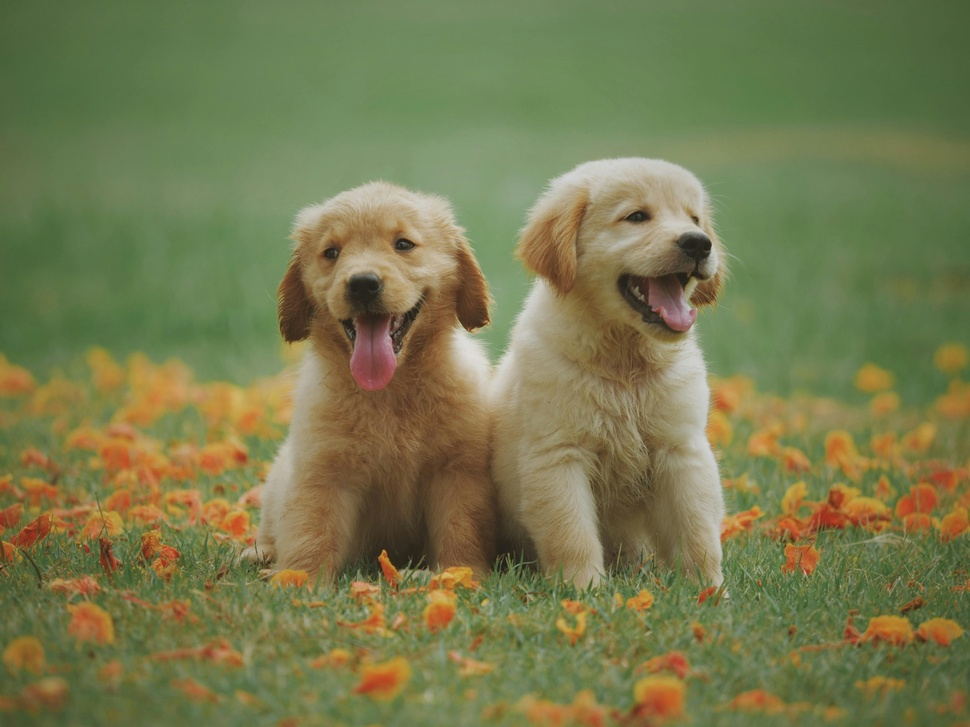
#> input picture pexels-chevanon-1108099.jpg, 970 x 727 px, shrunk from 2048 x 1536 before the run, found by its file name
$ jupyter execute --allow-errors Lab10_IP.ipynb
#> lines starting #> are read from the running program, lines starting #| are printed output that depends on the picture; after the words box and inside, x2 and y2 are one past the last pixel; in counts of white or black regions, pixels touching at a corner belong together
# Lab 10 – Adaptive Median Filter and Otsu Thresholding

Add salt-and-pepper noise to the grayscale image. Compare standard and adaptive median filters using PSNR. Then segment the image using Otsu's global threshold.

[cell 1]
import cv2
import numpy as np
import matplotlib.pyplot as plt

image_path = '/content/pexels-chevanon-1108099.jpg'
image = cv2.imread(image_path, cv2.IMREAD_GRAYSCALE)
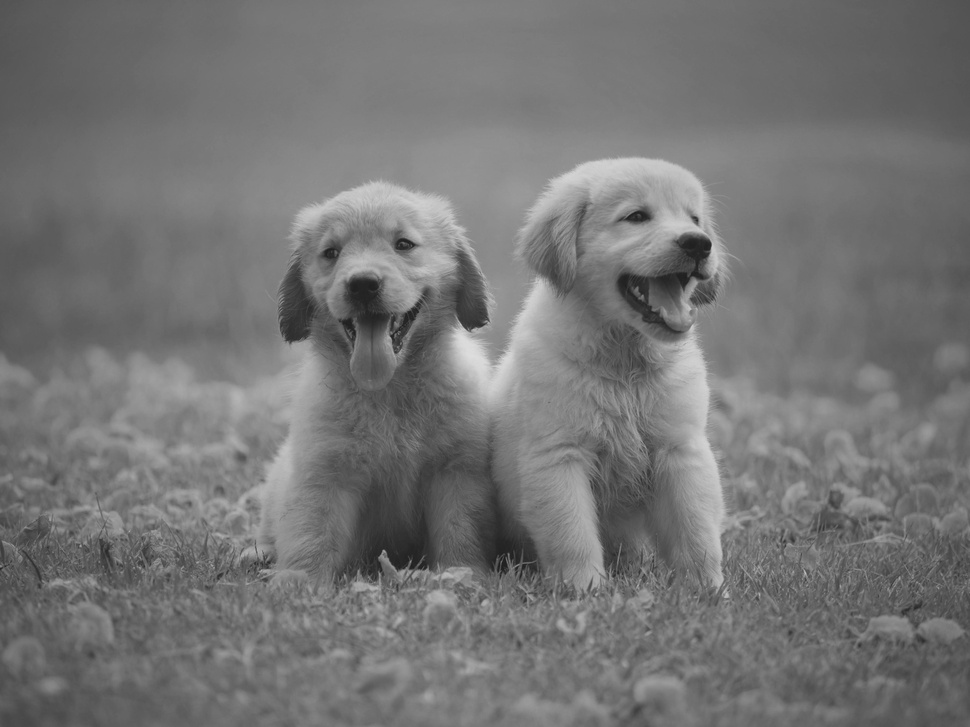
#> image: shape (727, 970); min 26, max 222, mean 116.2

if image is None:
    raise FileNotFoundError('Image not found. Check the image path.')

plt.imshow(image, cmap='gray')
plt.title('Original Grayscale Image')
plt.axis('off')
plt.show()

## 1. Add Salt-and-Pepper Noise

[cell 2]
probability = 0.2
random_values = np.random.rand(*image.shape)
noisy_image = image.copy()
noisy_image[random_values < probability / 2] = 0
noisy_image[(random_values >= probability / 2) & (random_values < probability)] = 255
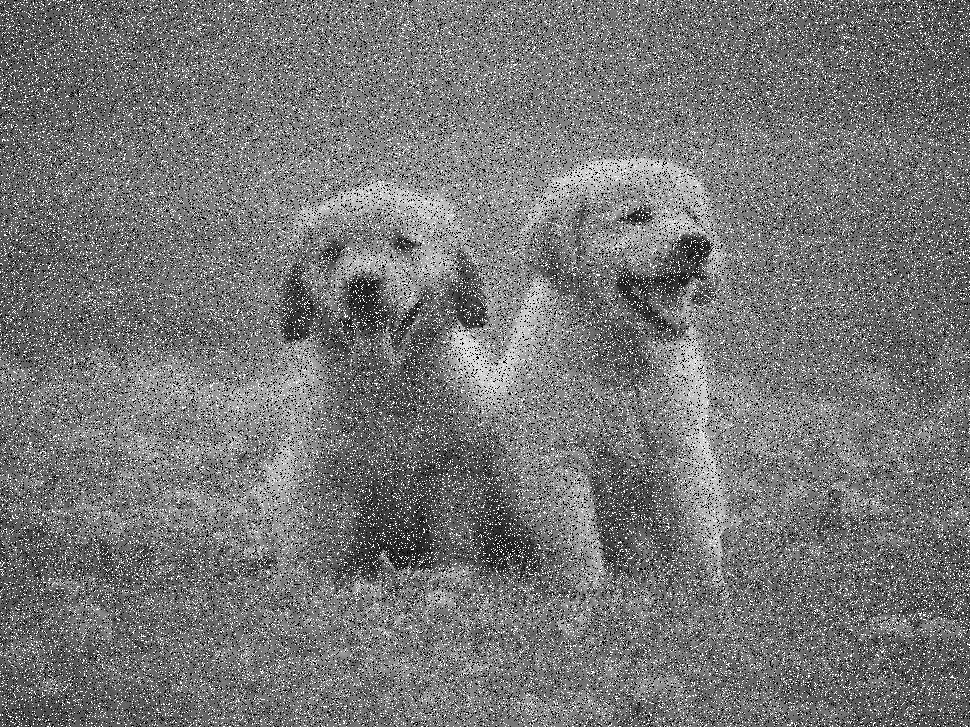
#> noisy_image: shape (727, 970); min 0, max 255, mean 118.4

plt.imshow(noisy_image, cmap='gray')
plt.title('Image with Salt-and-Pepper Noise')
plt.axis('off')
plt.show()

## 2. Standard Median and Adaptive Median Filtering

Enter the initial and maximum window sizes. Both values should be odd.

[cell 3]
initial_size = int(input('Enter initial window size (e.g. 3): '))
#> the answer given: 100
maximum_size = int(input('Enter maximum window size (e.g. 7): '))
#> the answer given: 100

#> (the rest of this cell did not finish here and is left out)

## 3. Compare the Filters using PSNR

[cell 4]
def calculate_psnr(original, filtered):
    mse = np.mean((original.astype(np.float64) - filtered.astype(np.float64)) ** 2)
    if mse == 0:
        return 100
    return 10 * np.log10((255 * 255) / mse)

#> (the rest of this cell did not finish here and is left out)

## 4. Otsu's Global Thresholding

[cell 5]
histogram, bins = np.histogram(image.flatten(), 256, [0, 256])
#> histogram = 256 values, max 15927 at index 121, min 0 at index 0, mean 2754.6; bins = 257 values from 0 to 256
probability = histogram / image.size
#> probability = 256 values, max 0.0226 at index 121, min 0 at index 0, mean 0.00391
intensity_values = np.arange(256)
mean_total = np.sum(intensity_values * probability)
#> mean_total = 116.2

maximum_variance = 0
best_threshold = 0
background_weight = 0
background_sum = 0

for t in range(256):
    background_weight = background_weight + probability[t]
    background_sum = background_sum + t * probability[t]
    foreground_weight = 1 - background_weight

    if background_weight == 0 or foreground_weight == 0:
        continue

    mean_background = background_sum / background_weight
    mean_foreground = (mean_total - background_sum) / foreground_weight
    variance = background_weight * foreground_weight * (mean_background - mean_foreground) ** 2

    if variance > maximum_variance:
        maximum_variance = variance
        best_threshold = t
#> this loop made 256 passes
#> (background_weight, background_sum, foreground_weight, mean_background, mean_foreground, variance, maximum_variance) on passes 27, 29, 30, 31, 32, 33, 34, 35, 36, 37, 38, 39: (1.42e-06, 3.69e-05, 1, 26, 116.2, 0.0115, 0.0115), (2.84e-06, 7.66e-05, 1, 27, 116.2, 0.0226, 0.0226), (9.93e-06, 0.000282, 1, 28.43, 116.2, 0.0765, 0.0765), (1.84e-05, 0.000537, 1, 29.15, 116.2, 0.14, 0.14), (5.25e-05, 0.00159, 1, 30.35, 116.2, 0.387, 0.387), (0.000142, 0.00445, 1, 31.39, 116.2, 1.02, 1.02), (0.000288, 0.00927, 1, 32.21, 116.2, 2.03, 2.03), (0.000503, 0.0166, 0.999, 32.97, 116.2, 3.49, 3.49), (0.000805, 0.0272, 0.999, 33.73, 116.3, 5.48, 5.48), (0.00131, 0.0454, 0.999, 34.61, 116.3, 8.75, 8.75), (0.00181, 0.0639, 0.998, 35.27, 116.3, 11.88, 11.88), (0.00233, 0.0835, 0.998, 35.87, 116.4, 15.05, 15.05)
#> (background_weight, background_sum, foreground_weight) on passes 1 to 6: (0, 0, 1), (0, 0, 1), (0, 0, 1), (0, 0, 1), (0, 0, 1), (0, 0, 1)
#> after the loop, background_sum = 116.2; background_weight = 1; best_threshold = 117; maximum_variance = 341.2

segmented_image = np.where(image >= best_threshold, 255, 0).astype(np.uint8)
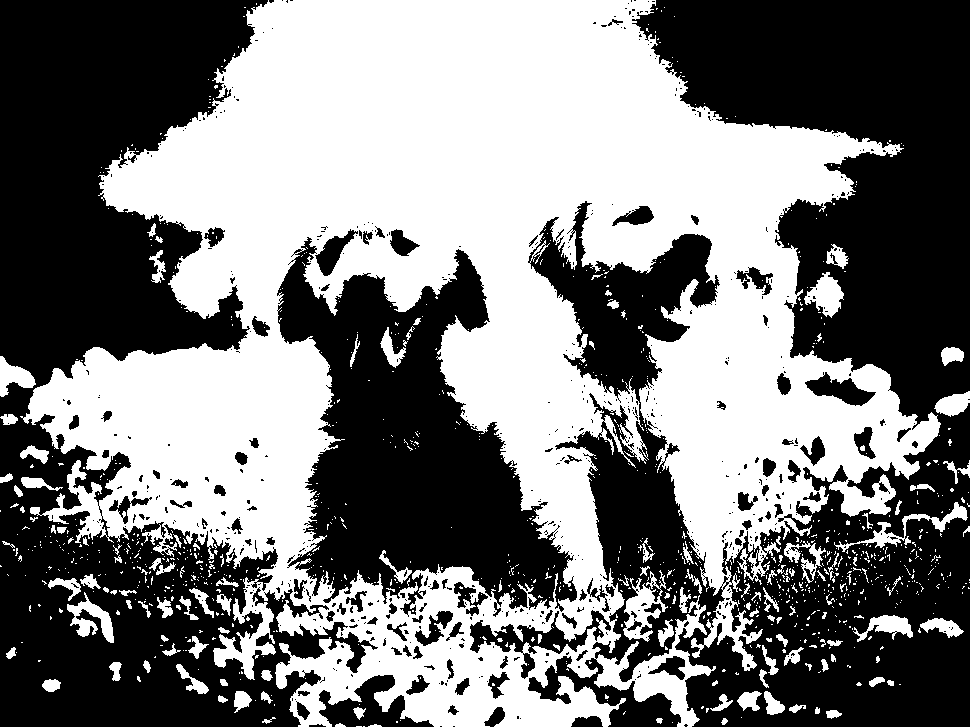
#> segmented_image: shape (727, 970); 48.2% white; 1059 white regions (921 under 20 px), largest, box (x1, y1, x2, y2) and area: (20, 0, 941, 727) 318847, (623, 570, 668, 642) 1318, (834, 502, 968, 552) 1072
print('Otsu Threshold:', best_threshold)
#| Otsu Threshold: 117

plt.figure(figsize=(12, 4))
plt.subplot(1, 3, 1)
plt.imshow(image, cmap='gray')
plt.title('Original Image')
plt.axis('off')

plt.subplot(1, 3, 2)
plt.hist(image.flatten(), 256, [0, 256])
plt.axvline(best_threshold, color='red', linestyle='dashed')
plt.title('Image Histogram')

plt.subplot(1, 3, 3)
plt.imshow(segmented_image, cmap='gray')
plt.title('Otsu Segmented Image')
plt.axis('off')
plt.show()
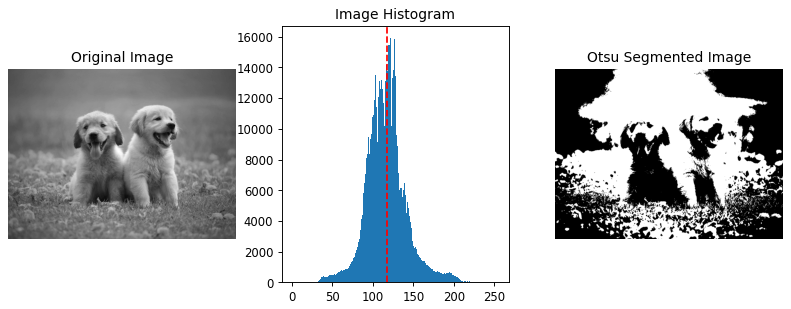
#> figure drawn by matplotlib, 3 panels; panel 2: tallest bar 15927 high, from x = 121 to 122
